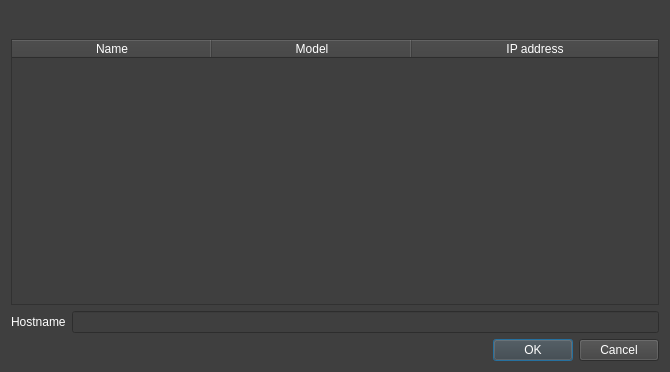
<?xml version="1.0" encoding="UTF-8"?>
<ui version="4.0">
 <class>ConnectDialog</class>
 <widget class="QDialog" name="ConnectDialog">
  <property name="geometry">
   <rect>
    <x>0</x>
    <y>0</y>
    <width>670</width>
    <height>372</height>
   </rect>
  </property>
  <property name="windowTitle">
   <string>PyYama - Connect</string>
  </property>
  <property name="styleSheet">
   <string notr="true">QWidget {
background-color: rgb(63, 63, 63);
color: white;
border-color: rgb(127, 127, 127);
}

QWidget:disabled {

color: rgb(127, 127, 127)
}</string>
  </property>
  <layout class="QVBoxLayout" name="verticalLayout">
   <item>
    <widget class="QLabel" name="mainLabel">
     <property name="font">
      <font>
       <pointsize>14</pointsize>
      </font>
     </property>
     <property name="text">
      <string/>
     </property>
     <property name="alignment">
      <set>Qt::AlignCenter</set>
     </property>
    </widget>
   </item>
   <item>
    <widget class="QTableWidget" name="tableWidget">
     <property name="selectionMode">
      <enum>QAbstractItemView::SingleSelection</enum>
     </property>
     <property name="selectionBehavior">
      <enum>QAbstractItemView::SelectRows</enum>
     </property>
     <attribute name="horizontalHeaderDefaultSectionSize">
      <number>200</number>
     </attribute>
     <attribute name="horizontalHeaderStretchLastSection">
      <bool>true</bool>
     </attribute>
     <column>
      <property name="text">
       <string>Name</string>
      </property>
     </column>
     <column>
      <property name="text">
       <string>Model</string>
      </property>
     </column>
     <column>
      <property name="text">
       <string>IP address</string>
      </property>
     </column>
    </widget>
   </item>
   <item>
    <layout class="QFormLayout" name="formLayout">
     <item row="0" column="0">
      <widget class="QLabel" name="label_2">
       <property name="text">
        <string>Hostname</string>
       </property>
      </widget>
     </item>
     <item row="0" column="1">
      <widget class="QLineEdit" name="hostnameLineEdit"/>
     </item>
    </layout>
   </item>
   <item>
    <widget class="QDialogButtonBox" name="buttonBox">
     <property name="orientation">
      <enum>Qt::Horizontal</enum>
     </property>
     <property name="standardButtons">
      <set>QDialogButtonBox::Cancel|QDialogButtonBox::Ok</set>
     </property>
    </widget>
   </item>
  </layout>
 </widget>
 <resources/>
 <connections>
  <connection>
   <sender>buttonBox</sender>
   <signal>accepted()</signal>
   <receiver>ConnectDialog</receiver>
   <slot>accept()</slot>
   <hints>
    <hint type="sourcelabel">
     <x>248</x>
     <y>254</y>
    </hint>
    <hint type="destinationlabel">
     <x>157</x>
     <y>274</y>
    </hint>
   </hints>
  </connection>
  <connection>
   <sender>buttonBox</sender>
   <signal>rejected()</signal>
   <receiver>ConnectDialog</receiver>
   <slot>reject()</slot>
   <hints>
    <hint type="sourcelabel">
     <x>316</x>
     <y>260</y>
    </hint>
    <hint type="destinationlabel">
     <x>286</x>
     <y>274</y>
    </hint>
   </hints>
  </connection>
 </connections>
</ui>
